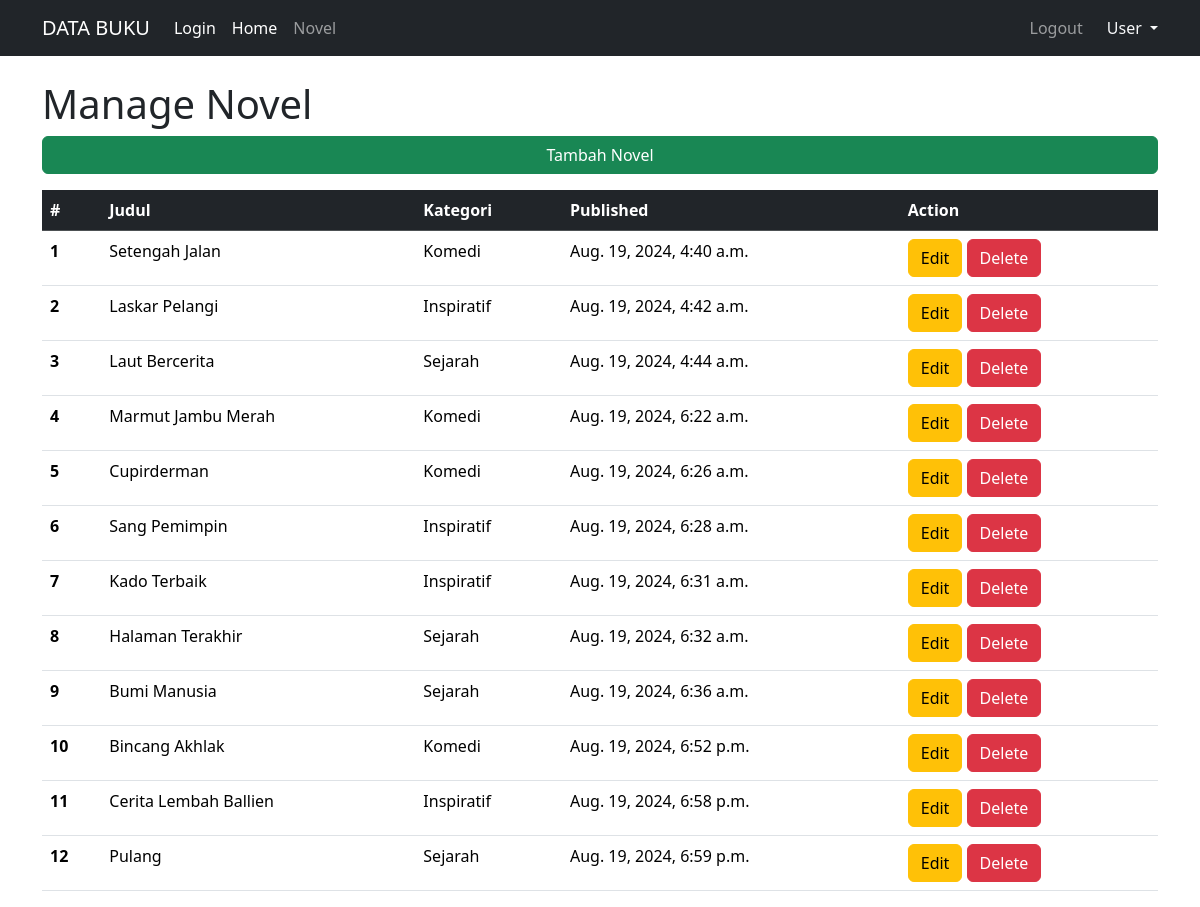
/novel/manage/ (signed in), run on the app's committed database.
### novel/models.py (models this page shows, shortened)
class Novel(models.Model):
    judul       = models.CharField(max_length=255)
    isi         = models.TextField()
    kategori    = models.CharField(max_length=255)
    published   = models.DateTimeField(auto_now_add=True)
    updated     = models.DateTimeField(auto_now=True)
    slug        = models.SlugField(blank=True, editable=False)

### novel/views.py (the view)
# urls.py: path('manage/', NovelManageView.as_view(), name='manage'),
class NovelManageView(LoginRequiredMixin,ListView,IsPembacaMixin):
    model = Novel
    template_name = "novel/novel_manage.html"
    context_object_name = 'novel_list'

### novel/templates/novel/novel_manage.html (shortened to what this page needs)
{% extends "base.html" %}
{% block contents %}
    <h1>Manage Novel</h1>
    <a class="btn btn-success w-100" href="{% url 'novel:create' %}">Tambah Novel</a>
    <table class="table mt-3">
        <thead class="table-dark">
          <tr>
            <th scope="col">#</th>
            <th scope="col">Judul</th>
            <th scope="col">Kategori</th>
            <th scope="col">Published</th>
            <th scope="col">Action</th>
          </tr>
        </thead>
        <tbody>
            {% for novel in novel_list %}
                <tr>
                    <th scope="row">{{forloop.counter}}</th>
                    <td>{{novel.judul}}</td>
                    <td>{{novel.kategori}}</td>
                    <td>{{novel.published}}</td>
                    <td>
                        <a class="btn btn-warning" href="{% url 'novel:update' novel.id %}">Edit</a>
                        <a class="btn btn-danger" href="{% url 'novel:delete' novel.id %}">Delete</a>
                    </td>
                </tr>
          {% endfor %}
        </tbody>
      </table>
{% endblock contents %}

### templates/base.html (shortened to what this page needs)
{% load static %}
<!DOCTYPE html>
<html>
<head>
    {% include "snippets/styles.html" %}
</head>
<body>
    {% include "snippets/navbar.html" %}
    <div class="container" style="margin-top:80px">
        {% block contents %}
        {% endblock contents %}
    </div>
</body>
</html>

### templates/snippets/styles.html
{% load static %}
<link rel="stylesheet" type="text/css" href="{% static 'vendor/bootstrap/css/bootstrap.min.css' %}">

### templates/snippets/navbar.html (shortened to what this page needs)
 <nav class="navbar fixed-top navbar-expand-lg navbar-dark bg-dark">
        <div class="container">
          <a class="navbar-brand" href="{% url 'home' %}">DATA BUKU</a>
          <div class="collapse navbar-collapse" id="navbarNavDropdown">
            <ul class="navbar-nav">
              <li class="nav-item">
                <a class="nav-link active" aria-current="page" href="{% url 'login' %}">Login</a>
              </li>
              <li class="nav-item">
                <a class="nav-link active" aria-current="page" href="{% url 'home' %}">Home</a>
              </li>
              <li class="nav-item">
                <a class="nav-link" href="{% url 'novel:list' 1 %}">Novel</a>
              </li>
            </ul>
               <div class="d-flex align-items-center ms-auto">
                <ul class="navbar-nav me-3">
                    <li class="nav-item">
                        <a class="nav-link" href="{% url 'logout' %}">Logout</a>
                    </li>
                </ul>
            <div class="nav-item dropdown ms-auto">
                <a class="nav-link dropdown-toggle text-light" href="#" role="button" data-bs-toggle="dropdown" aria-expanded="false">
                  User
                </a>
            </div>
           </div>
          </div>
        </div>
    </nav>

### templates/snippets/scripts.html (shortened to what this page needs)
{% load static %}

### data on the page
Novel: judul "Setengah Jalan", kategori "Komedi", published "Aug. 19, 2024, 4:40 a.m."
Novel: judul "Laskar Pelangi", kategori "Inspiratif", published "Aug. 19, 2024, 4:42 a.m."
Novel: judul "Laut Bercerita", kategori "Sejarah", published "Aug. 19, 2024, 4:44 a.m."
Novel: judul "Marmut Jambu Merah", kategori "Komedi", published "Aug. 19, 2024, 6:22 a.m."
Novel: judul "Cupirderman", kategori "Komedi", published "Aug. 19, 2024, 6:26 a.m."
Novel: judul "Sang Pemimpin", kategori "Inspiratif", published "Aug. 19, 2024, 6:28 a.m."
Novel: judul "Kado Terbaik", kategori "Inspiratif", published "Aug. 19, 2024, 6:31 a.m."
Novel: judul "Halaman Terakhir", kategori "Sejarah", published "Aug. 19, 2024, 6:32 a.m."
Novel: judul "Bumi Manusia", kategori "Sejarah", published "Aug. 19, 2024, 6:36 a.m."
Novel: judul "Bincang Akhlak", kategori "Komedi", published "Aug. 19, 2024, 6:52 p.m."
Novel: judul "Cerita Lembah Ballien", kategori "Inspiratif", published "Aug. 19, 2024, 6:58 p.m."
Novel: judul "Pulang", kategori "Sejarah", published "Aug. 19, 2024, 6:59 p.m."
